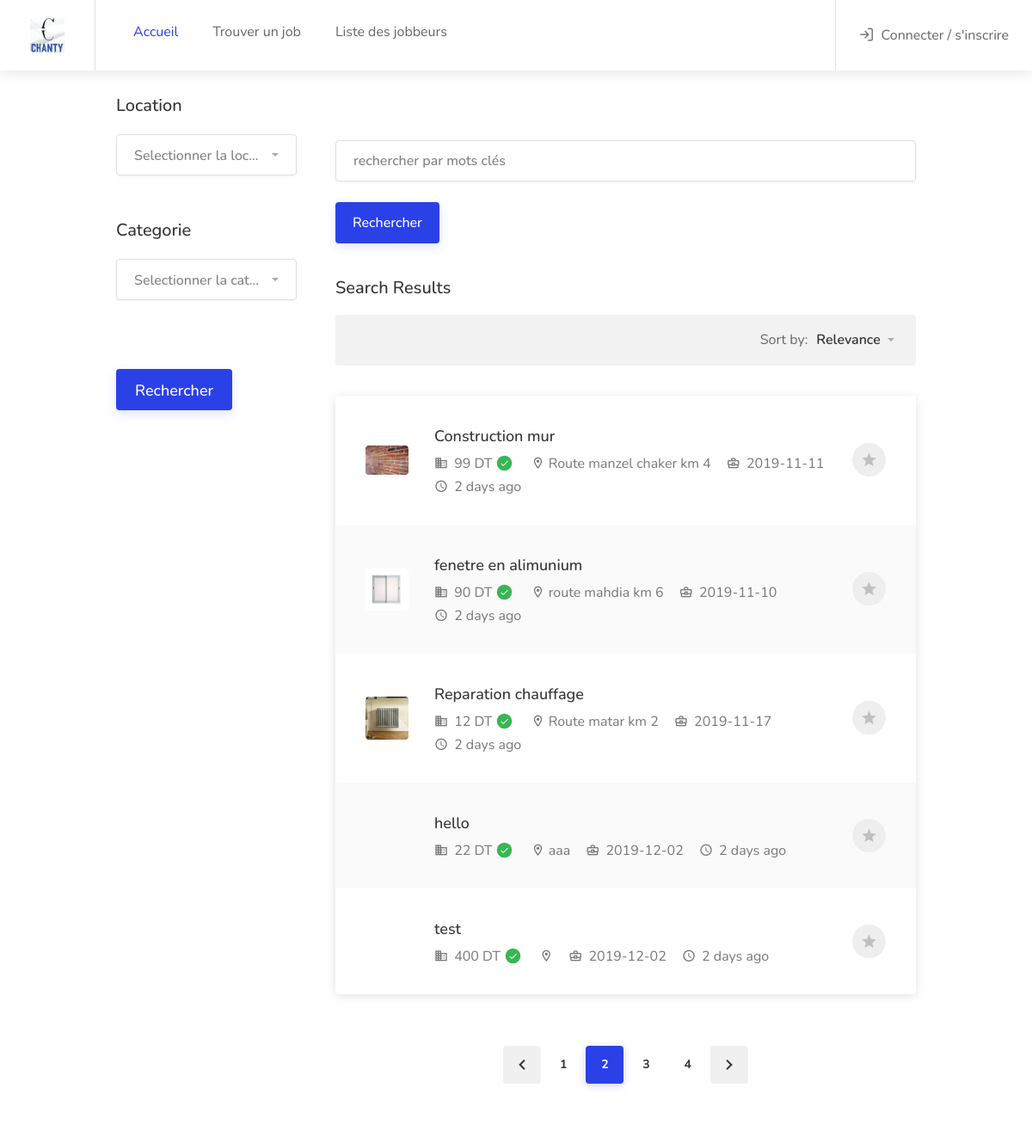
Screenshot of /index.php?controller=annonce with the database file from the repository.
### tables this page shows
CREATE TABLE `annonce` (
  `id` int(11) NOT NULL,
  `libelle` varchar(100) NOT NULL,
  `description` varchar(900) NOT NULL,
  `delais` int(50) NOT NULL,
  `etat` varchar(50) NOT NULL,
  `prix` decimal(10,0) NOT NULL,
  `adresse` varchar(250) NOT NULL,
  `date` date NOT NULL,
  `Note` int(5) NOT NULL,
  `id_location` int(11) NOT NULL,
  `id_categorie` int(11) NOT NULL,
  `id_user` int(11) NOT NULL,
  `photo` varchar(255) NOT NULL,
  `photo2` varchar(255) NOT NULL,
  `photo3` varchar(255) NOT NULL
);

### controller/annonce.controller.php (called while the page is built, shortened)
<?php
    require ('model/annonce.php');
    if(isset($_SESSION["user"])){
        $store=$_SESSION['user'];
        $user=unserialize($store);
        require('view/login/loggedIn.view.php');
    }
    else{
        require('view/login/loggedOut.view.php');
    }
    if(isset($_GET['action'])){
        $action=$_GET['action'];
        switch($action){
            case 'listemot':
                echo "qazs".$_POST['mot'];
                 if (isset($_POST['mot'])){
                    $annonces=annonce::getAnnoncemot($_POST['mot']);
                          require('view/annonce.list.php');
                          break;
                 }
            case 'liste':
                $annonces=annonce::getAnnonces();
                 require('view/annonce.list.php');
            break;
            case'listecatloc':
            $categ="";
            $location="";
            if (isset($_POST['categorie']))
            $categ=categorie::getId($_POST['categorie']);
             if (isset($_POST['location']))
            $location=location::getId($_POST['location']);
            $annonces=annonce::getAnnoncecatloc($location,$categ);
                require('view/annonce.list.php');
            break;
            case 'details':
                $idann=$_GET['id'];
                echo "fff".$idann;
                $annoce=annonce::getAnnoncedetail($idann);
                require ('view/annonce/annonce.details.php');
                break;
            default:
            $annonces=annonce::getAnnonces();
            require('view/annonce.list.php');
            break;
        }
    }
    else{
        $annonces=annonce::getAnnonces();
             require('view/annonce.list.php');
        }
        require('view/template/template.php');
?>

### model/annonce.php (called while the page is built, shortened)
<?php
class annonce{
     public static function getAnnonces(){
        global $db;
        $req = $db->prepare('SELECT * FROM annonce;');
        $req->execute();
        return $req;
    }
}
?>

### view/annonce.list.php (the view, shortened to what this page needs)
<div class="container">
	<div class="row">
		<div class="col-xl-3 col-lg-4">
			<div class="sidebar-container">
				<form action="index.php?controller=annonce&action=listecatloc" method="post">
				<div class="sidebar-widget">
					<h3>Location</h3>
						<div class="input-with-icon">
						</div>
				</div>
				<div class="sidebar-widget">
						<h3>Categorie</h3>
						<div class="input-with-icon">
						</div>
				</div>
<div class="sidebar-widget">
				<input type="submit" name="submit" class="button ripple-effect big margin-top-30" value="Rechercher"   />
			</div>
		</form>
			</div>
		</div>
		<div class="col-xl-9 col-lg-8 content-left-offset">
			<br>
			<br>
		<form action="index.php?controller=annonce&action=listemot" method="post">
									<div  class="submit-field">
										<input type="text" class="with-border"  placeholder="rechercher par mots clés" name="mot" >
										<input class="intro-search-button" type="submit" name="submit" value="Rechercher"   />
									</div>
									</form>
			<h3 class="page-title">Search Results</h3>
			<div class="notify-box margin-top-15">
				<div class="sort-by">
					<span>Sort by:</span>
					<select class="selectpicker hide-tick">
						<option>Relevance</option>
					</select>
				</div>
			</div>
			<div class="listings-container compact-list-layout margin-top-35">
				 <?php
				    while($annonce=$annonces->fetch()){
				     ?>
				<a href="index.php?controller=annonce&action=details&id=<?php echo$annonce['id']?>" class="job-listing">
					<div class="job-listing-details">
						<div class="job-listing-company-logo">
							<img src="<?php echo'public/images/'.$annonce["photo"] ?>" alt="">
						</div>
						<div class="job-listing-description">
							<h3 class="job-listing-title"><?= $annonce["libelle"] ?></h3>
							<div class="job-listing-footer">
								<ul>
									<li><i class="icon-material-outline-business"></i> <?= $annonce["prix"] ?> DT <div class="verified-badge" title="Verified Employer" data-tippy-placement="top"></div></li>
									<li><i class="icon-material-outline-location-on"></i> <?= $annonce["adresse"] ?></li>
									<li><i class="icon-material-outline-business-center"></i> <?= $annonce["date"] ?></li>
									<li><i class="icon-material-outline-access-time"></i> 2 days ago</li>
								</ul>
							</div>
						</div>
						<span class="bookmark-icon"></span>
					</div>
				</a>
				<?php
				    }
				    ?>
			</div>
			<div class="row">
				<div class="col-md-12">
					<div class="pagination-container margin-top-60 margin-bottom-60">
						<nav class="pagination">
							<ul>
								<li class="pagination-arrow"><a href="#"><i class="icon-material-outline-keyboard-arrow-left"></i></a></li>
								<li><a href="#">1</a></li>
								<li><a href="#" class="current-page">2</a></li>
								<li><a href="#">3</a></li>
								<li><a href="#">4</a></li>
								<li class="pagination-arrow"><a href="#"><i class="icon-material-outline-keyboard-arrow-right"></i></a></li>
							</ul>
						</nav>
					</div>
				</div>
			</div>
		</div>
	</div>
</div>

### public/css/colors/blue.css (style rules this page uses)
a,.header-widget .log-in-button:hover i,.notification-text span.color,.header-notifications-content .notification-text span.color,ul.user-menu-small-nav li a:hover,ul.user-menu-small-nav li a:hover i,#navigation ul li:hover a:after,#navigation ul li a.current,#navigation ul li a.current:after,#navigation ul li:hover a,#breadcrumbs ul li a:hover,#breadcrumbs.white ul li a:hover,.single-page-header .header-details li a:hover,.blog-post-content h3 a:hover,#posts-nav li a:hover,.task-tags span,.freelancer-detail-item a:hover,.list-4 li:before,.list-3 li:before,.list-2 li:before,.list-1 li:before,.share-buttons-content span strong,.keyword,.banner-headline strong.color,.category-box-icon,.recommended .pricing-plan-label,.recommended .pricing-plan-label strong,.boxed-widget.summary li.total-costs span,.testimonial-box:before,.single-counter h3,.popup-tabs-nav li.active a,.dialog-with-tabs .forgot-password:hover,.dropdown-menu>li>a:hover,.dropdown-menu>.active>a,.dropdown-menu>.active>a:hover,.bootstrap-select .dropdown-menu li.selected a span.check-mark:before,.bootstrap-select .dropdown-menu li.selected:hover a span.check-mark:before,.boxed-list-headline h3 i,.boxed-list-item .item-details .detail-item a:hover,.job-overview .job-overview-inner ul li i,.dashboard-nav ul:before,.dashboard-nav ul li.active-submenu a i,.dashboard-nav ul li.active a i,.dashboard-nav ul li:hover a i,.dashboard-nav ul li.active-submenu a,.dashboard-nav ul li:hover a,.dashboard-nav ul li.active a,.dashboard-nav ul li.active-submenu a:after,.dashboard-nav ul li.active a:after,.dashboard-nav ul li:hover a:after,.dashboard-box .headline h3 i,.help-icon,.header-widget .log-in-button:hover,.header-widget .log-in-button:hover i { color:#2a41e8 }
#backtotop a,.header-notifications-trigger span,a.header-notifications-button,#navigation ul ul.dropdown-nav ul.dropdown-nav li:hover a:after,#navigation ul ul.dropdown-nav li:hover a:after,.mm-menu em.mm-counter,.language-switcher.bootstrap-select.btn-group.open button,.language-switcher.bootstrap-select.btn-group button:hover,.footer-links ul li a span:before,.newsletter button,.pagination ul li a.current-page,a.blog-post-info:hover,#posts-nav li a:hover span,.comment-by a.reply:hover,.contact-address-headline:after,.enable-filters-button span,.enable-filters-button i,.job-listing.with-apply-button:hover .list-apply-button,.letters-list a.current,span.button,button.button,input[type=button],input[type=submit],a.button,.list-1 li:before,mark.color,table.basic-table th,.copy-url .copy-url-button,.keyword-input-container .keyword-input-button,.tags-container input[type=checkbox]:checked+label,input:checked+.switch-button,.radio input[type=radio]+label .radio-label:after,.uploadButton .uploadButton-button:hover,.pricing-plan .button:hover,.pricing-plan.recommended .button,.pricing-plan .recommended-badge,.payment-tab-trigger>input:checked~label::after,.breathing-icon,.icon-box-check,.testimonial-author span,.qtyInc:hover,.qtyDec:hover,#sign-in-dialog .mfp-close:hover,#small-dialog-1 .mfp-close:hover,#small-dialog-2 .mfp-close:hover,#small-dialog-3 .mfp-close:hover,#small-dialog-4 .mfp-close:hover,#small-dialog .mfp-close:hover,.slider-selection,.cluster-visible,.marker-container,.custom-zoom-in:hover,.custom-zoom-out:hover,#geoLocation:hover,#streetView:hover,#scrollEnabling:hover,#scrollEnabling.enabled,a.apply-now-button,a.attachment-box:hover,.freelancer-indicators .indicator-bar span,.dashboard-nav ul li span.nav-tag,.dashboard-box .button.dark:not(.ico):hover,.messages-inbox ul li:before,.message-by h5 i,.message-bubble.me .message-text { background-color:#2a41e8 }
.transparent-header #navigation>ul li:hover ul li:hover a:after,.transparent-header #navigation>ul li:hover a:after,.transparent-header #navigation>ul li a.current:after,.compact-list-layout .job-listing:before,.tasks-list-container.compact-list .task-listing:before,.compact-list.freelancers-list-layout .freelancer:before,.accordion-header,.tabs-header,.intro-search-field .field-title,.category-box:hover,.photo-box:hover:before,.photo-box.small .photo-box-content span,.slick-prev:hover,.slick-next:hover,.bootstrap-select.btn-group .bs-actionsbox div button:hover { background:#2a41e8 }
.pagination ul li a.current-page { box-shadow:0 2px 8px rgba(42,65,232,.25) }
span.button,button.button,input[type=button],input[type=submit],a.button { box-shadow:0 4px 12px rgba(42,65,232,.15) }

### rows the page displays
annonce: photo (picture), libelle "Construction mur", prix "99", adresse "Route manzel chaker km 4", date "2019-11-11"
annonce: photo (picture), libelle "fenetre en alimunium", prix "90", adresse "route mahdia km 6", date "2019-11-10"
annonce: photo (picture), libelle "Reparation chauffage", prix "12", adresse "Route matar km 2", date "2019-11-17"
annonce: libelle "hello", prix "22", adresse "aaa", date "2019-12-02"
annonce: libelle "test", prix "400", date "2019-12-02"
